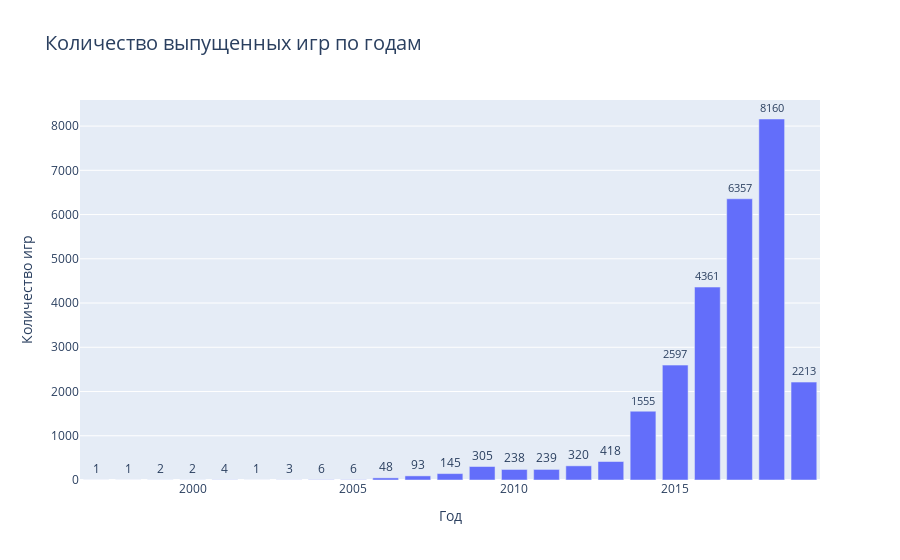

The cell this chart's notebook holds for it:
### Markdown cell above
Проведу анализ на столбчатой диаграмме

### Code cell
value = list(pivot_table_['count'])
labels = list(pivot_table_['year'])
data = [go.Bar(
   x = labels,
   y = value,
   text = value 
    
)]
fig = go.Figure(data = data)
fig.update_layout(
    title_text = "Количество выпущенных игр по годам",
    title_font_size = 20,
    xaxis_title = "Год",
    yaxis_title = "Количество игр"
)
fig.update_traces(textfont_size = 12, textangle = 0, textposition = "outside", cliponaxis = False)
fig.show()

### Figure 1 — Plotly figure (JSON) as saved in the notebook; plotly's stock layout.template omitted (floating-point values rounded to 4 significant figures)
{"data": [{"cliponaxis": false, "text": ["2213", "8160", "6357", "4361", "2597", "1555", "418", "320", "239", "238", "305", "145", "93", "48", "6", "6", "3", "1", "4", "2", "2", "1", "1"], "textangle": 0, "textfont": {"size": 12}, "textposition": "outside", "type": "bar", "x": [2019, 2018, 2017, 2016, 2015, 2014, 2013, 2012, 2011, 2010, 2009, 2008, 2007, 2006, 2005, 2004, 2003, 2002, 2001, 2000, 1999, 1998, 1997], "y": [2213, 8160, 6357, 4361, 2597, 1555, 418, 320, 239, 238, 305, 145, 93, 48, 6, 6, 3, 1, 4, 2, 2, 1, 1]}], "layout": {"title": {"font": {"size": 20}, "text": "Количество выпущенных игр по годам"}, "xaxis": {"title": {"text": "Год"}}, "yaxis": {"title": {"text": "Количество игр"}}}}
